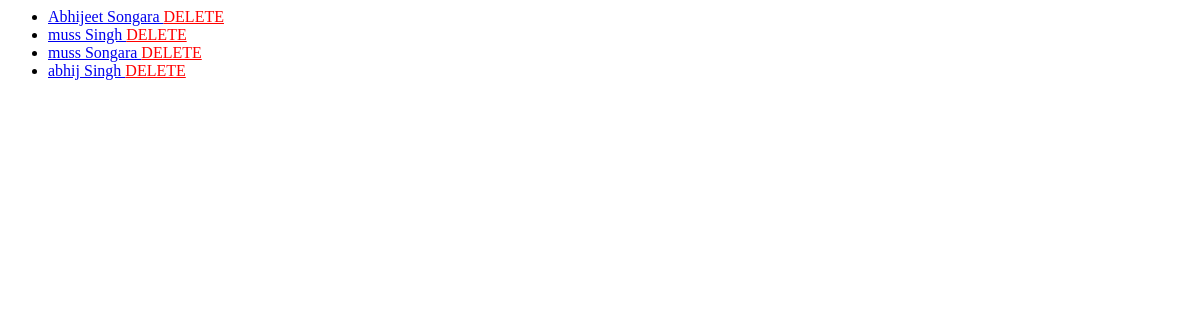
/customer/all_customer/, run on an earlier commit of the app's database.
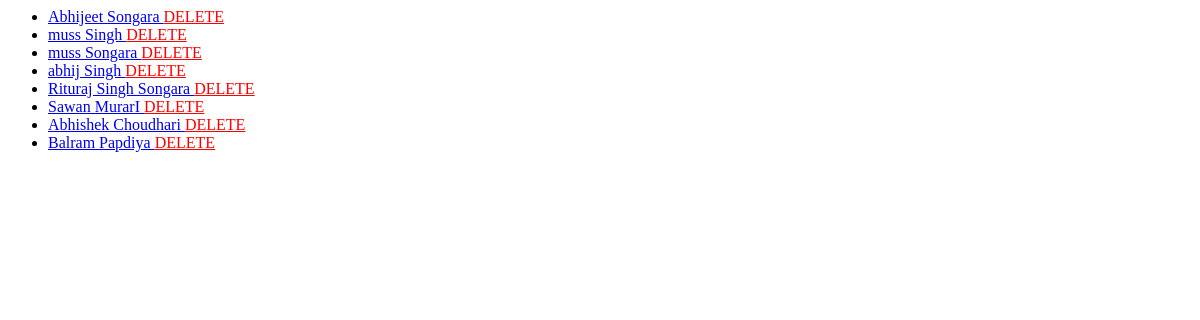
And on a later commit of the database.
### CustomerApp/models.py (models this page shows, shortened)
class Customer(Model):
    name = models.CharField(max_length=100)
    account_no = models.IntegerField(default=0)
    gender = models.CharField(max_length=10)
    balance = models.FloatField(default=0.0)
    address = models.CharField(max_length=100)
    pub_date = models.DateTimeField('date published',default=timezone.now())

### CustomerApp/views.py (the view)
# urls.py: path('all_customer/',all_customer),
def all_customer(request):
    latest_customer_list = Customer.objects.all()
    context = {
       'latest_customer_list':latest_customer_list
    }
    return render(request,'CustomerApp/customerlist.html',context)

### templates/CustomerApp/customerlist.html
{% if latest_customer_list %}
<ul>
    {% for customer in latest_customer_list %}
    <li>
        <a href="/customer/{{ customer.id}}/">{{customer.name}}
        </a>
        <a href="/customer/{{ customer.id}}/deletecustomer/" style='color:red'>DELETE
        </a>
    </li>
{% endfor %}
</ul>
{% else %}
<h3>no customer are available</h3>
{% endif %}

What changed in the data, as far as the page shows it:
added Customer: name "Rituraj Singh Songara"
added Customer: name "Sawan MurarI"
added Customer: name "Abhishek Choudhari"
added Customer: name "Balram Papdiya"
